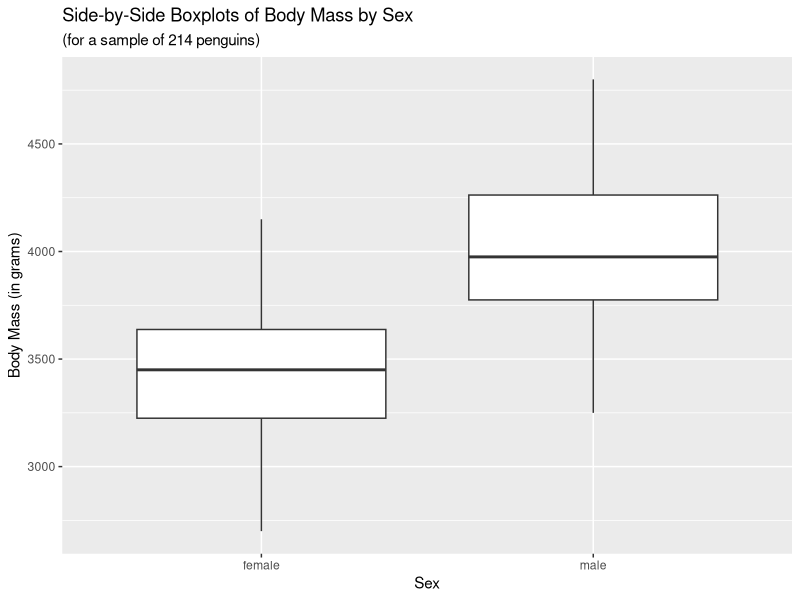
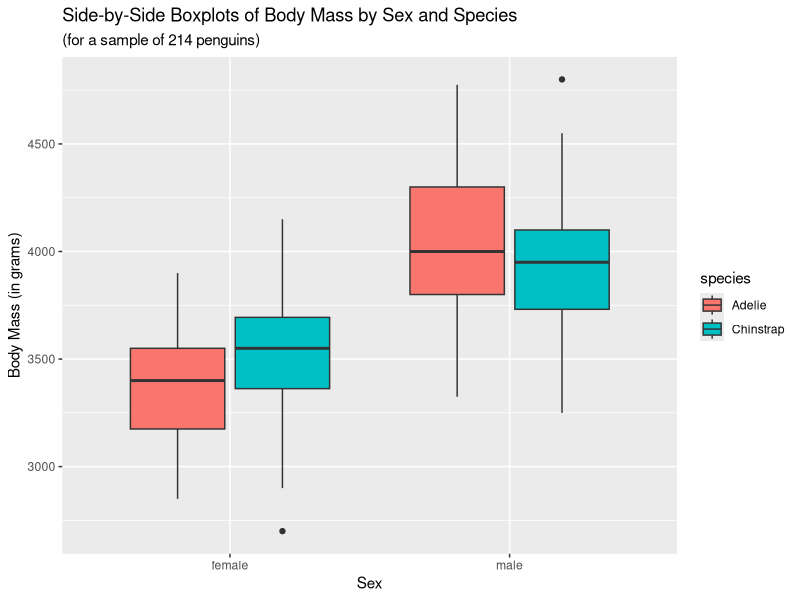
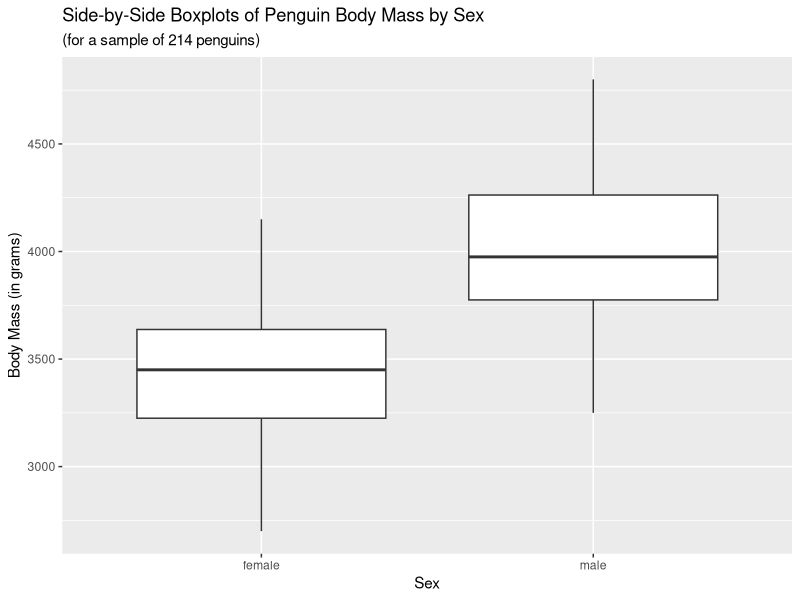
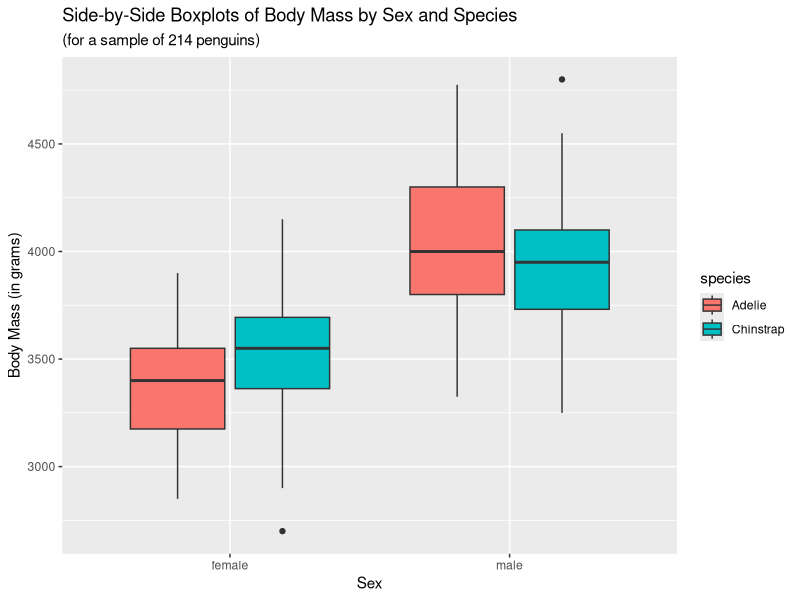
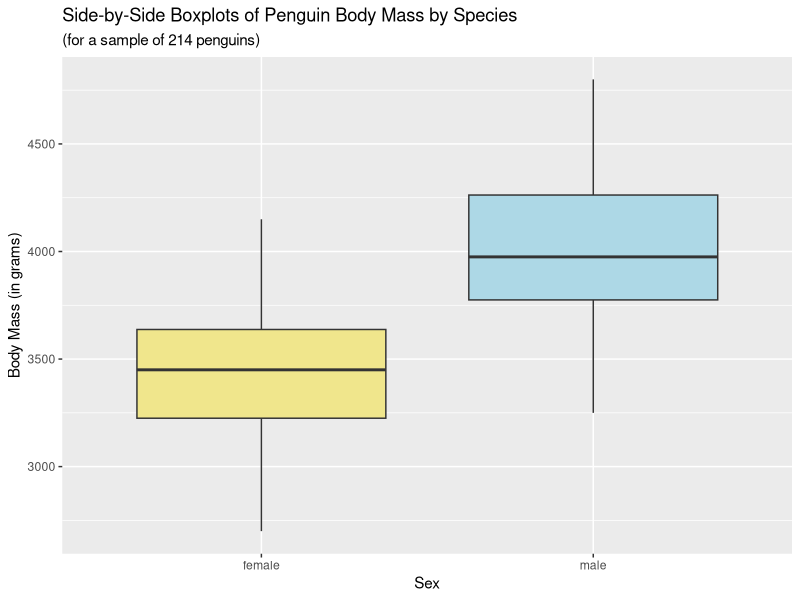
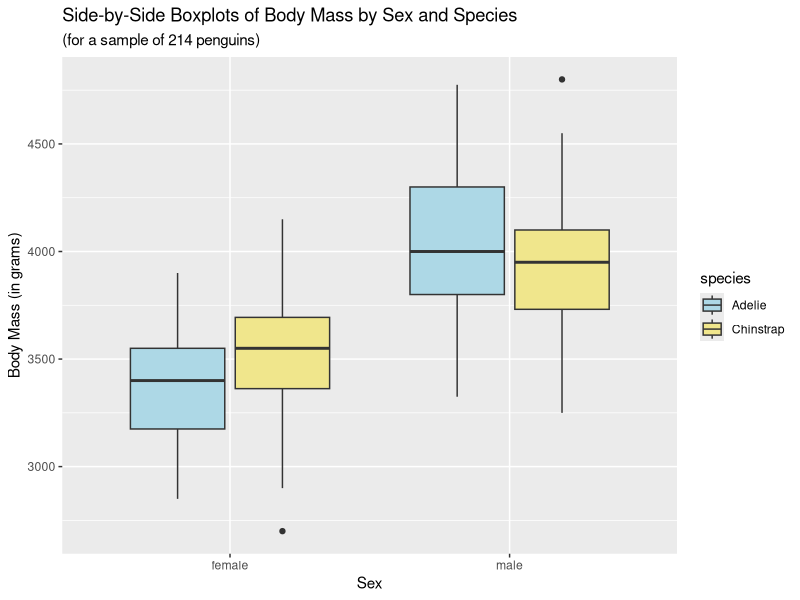

Generate these figures, in order, with R:
## ---- chunk 1
knitr::opts_chunk$set(echo = TRUE)
## ---- chunk 2
library(ggplot2)
## ---- chunk 3
penguins_subset2 <- read.csv("penguins_subset2.csv")
## ---- chunk 4
ggplot(data = penguins_subset2, aes(x = sex, y = body_mass_g)) + 
  
  geom_boxplot() + 
  
  labs(title = "Side-by-Side Boxplots of Body Mass by Sex",
       subtitle = "(for a sample of 214 penguins)",
       x = "Sex",
       y = "Body Mass (in grams)")
## ---- chunk 5
t.test(body_mass_g ~ sex,
       data = penguins_subset2,
       alternative = "two.sided")
## ---- chunk 6
ggplot(data = penguins_subset2, 
       aes(x = sex, y = body_mass_g, fill = species)) + 
  
  geom_boxplot() + 
  
  labs(title = "Side-by-Side Boxplots of Body Mass by Sex and Species",
       subtitle = "(for a sample of 214 penguins)",
       x = "Sex",
       y = "Body Mass (in grams)")
## ---- chunk 7
male_penguins_subset <- read.csv("male_penguins_subset.csv")
## ---- chunk 8
t.test(body_mass_g ~ species,
       data = male_penguins_subset,
       alternative = "two.sided")
## ---- chunk 9
aggregate(body_mass_g ~ sex, data = penguins_subset2, FUN = mean)
## ---- chunk 10
ggplot(data = penguins_subset2, aes(x = sex, y = body_mass_g)) + 
  
  geom_boxplot() +
  
  labs(title = "Side-by-Side Boxplots of Penguin Body Mass by Sex",
       subtitle = "(for a sample of 214 penguins)",
       x = "Sex",
       y = "Body Mass (in grams)")
## ---- chunk 11
ggplot(data = penguins_subset2, 
       aes(x = sex, y = body_mass_g, fill = species)) + 
  
  geom_boxplot() + 
  
  labs(title = "Side-by-Side Boxplots of Body Mass by Sex and Species",
       subtitle = "(for a sample of 214 penguins)",
       x = "Sex",
       y = "Body Mass (in grams)") 
## ---- chunk 12
ggplot(data = penguins_subset2, aes(x = sex, y = body_mass_g)) + 
  
  geom_boxplot(fill = c("khaki", "lightblue")) +
  
  labs(title = "Side-by-Side Boxplots of Penguin Body Mass by Species",
       subtitle = "(for a sample of 214 penguins)",
       x = "Sex",
       y = "Body Mass (in grams)")
## ---- chunk 13
ggplot(data = penguins_subset2, 
       aes(x = sex, y = body_mass_g, fill = species)) + 
  
  geom_boxplot() + 
  
  labs(title = "Side-by-Side Boxplots of Body Mass by Sex and Species",
       subtitle = "(for a sample of 214 penguins)",
       x = "Sex",
       y = "Body Mass (in grams)") + 
  
  scale_fill_manual(values = c("lightblue", "khaki"))
